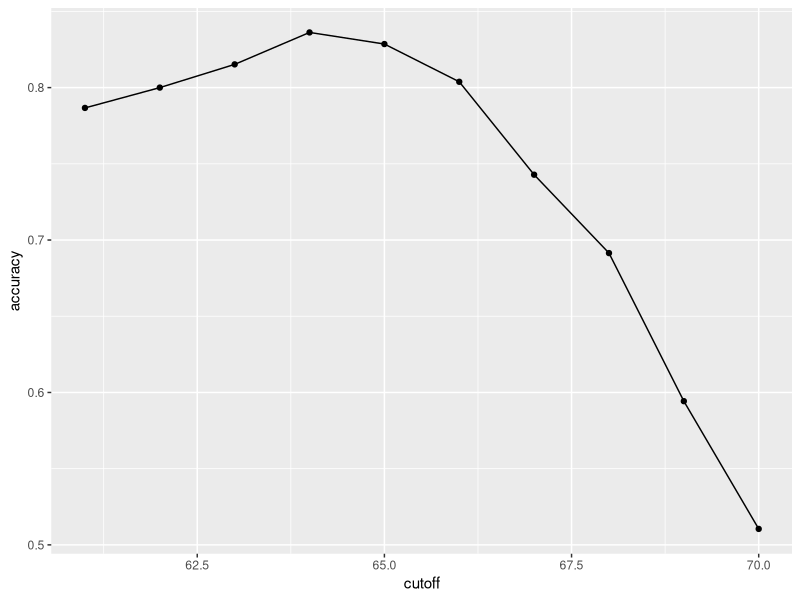

This figure's R source:
library(tidyverse)
library(caret)
library(dslabs)
data(heights)

# define the outcome and predictors
y <- heights$sex
x <- heights$height

# generate training and test sets
set.seed(2, sample.kind = "Rounding") # if using R 3.5 or earlier, remove the sample.kind argument
test_index <- createDataPartition(y, times = 1, p = 0.5, list = FALSE)
test_set <- heights[test_index, ]
train_set <- heights[-test_index, ]

# guess the outcome
y_hat <- sample(c("Male", "Female"), length(test_index), replace = TRUE)
y_hat <- sample(c("Male", "Female"), length(test_index), replace = TRUE) %>% 
  factor(levels = levels(test_set$sex))

# compute accuracy
mean(y_hat == test_set$sex)
heights %>% group_by(sex) %>% summarize(mean(height), sd(height))
#62 is mean - two stdev of man's height
y_hat <- ifelse(x > 62, "Male", "Female") %>% factor(levels = levels(test_set$sex))
mean(y == y_hat)

# examine the accuracy of 10 cutoffs
cutoff <- seq(61, 70)
accuracy <- map_dbl(cutoff, function(x){
  y_hat <- ifelse(train_set$height > x, "Male", "Female") %>% 
    factor(levels = levels(test_set$sex))
  mean(y_hat == train_set$sex)
})
data.frame(cutoff, accuracy) %>% 
  ggplot(aes(cutoff, accuracy)) + 
  geom_point() + 
  geom_line() 
max(accuracy)

best_cutoff <- cutoff[which.max(accuracy)]
best_cutoff

y_hat <- ifelse(test_set$height > best_cutoff, "Male", "Female") %>% 
  factor(levels = levels(test_set$sex))
y_hat <- factor(y_hat)
mean(y_hat == test_set$sex)
